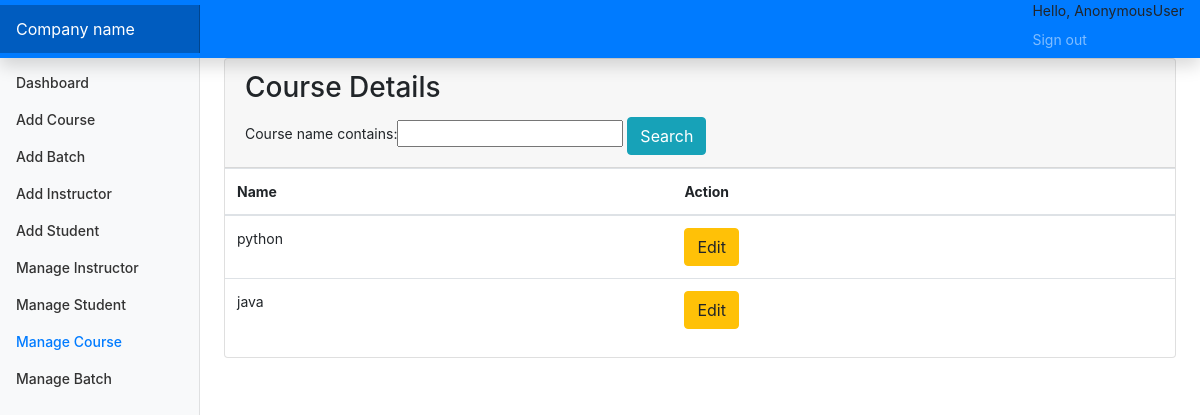
The page /managec on the database as committed earlier.
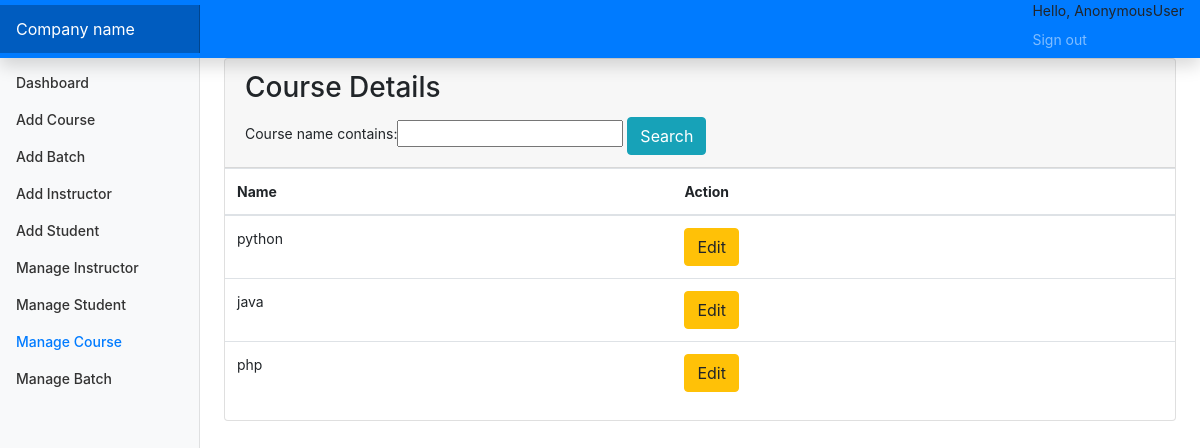
The same page on the database as committed later.
### account/models.py (models this page shows, shortened)
class Course(models.Model):
    id=models.AutoField(primary_key=True)
    course_name=models.CharField(max_length=255)
    objects=models.Manager()

### account/views.py (the view)
# urls.py: path('managec',views.manageCourse,name="managec"),
def manageCourse(request):
    cou=Course.objects.all()
    myfilter=CourseFilter(request.GET,queryset=cou)
    cou=myfilter.qs
    return render(request,"HOD/manage_course.html",{"courses":cou,"myfilter":myfilter})

### account/templates/HOD/manage_course.html (shortened to what this page needs)
{% extends 'base.html'%}
{% block sidebarstuff %}
<li class="nav-item">
    <a class="nav-link" href="{% url 'dashboard' %}">
        Dashboard <span class="sr-only">(current)</span>
    </a>
</li>
<li class="nav-item">
    <a class="nav-link" href="{% url 'addCourses' %}">
        Add Course
    </a>
</li>
<li class="nav-item">
    <a class="nav-link" href="{% url 'addBatch' %}">
        Add Batch
    </a>
</li>
<li class="nav-item">
    <a class="nav-link" href="{% url 'addInstructor' %}">
        Add Instructor
    </a>
</li>
<li class="nav-item">
    <a class="nav-link" href="{% url 'addStudent' %}">
        Add Student
    </a>
</li>
<li class="nav-item">
    <a class="nav-link" href="{% url 'managei' %}">
        Manage Instructor
    </a>
</li>
<li class="nav-item">
    <a class="nav-link" href="{% url 'manages' %}">
        Manage Student
    </a>
</li>
<li class="nav-item">
    <a class="nav-link active" href="{% url 'managec' %}">
        Manage Course
    </a>
</li>
<li class="nav-item">
    <a class="nav-link" href="{% url 'manageb' %}">
        Manage Batch
    </a>
</li>
{% endblock sidebarstuff %}
{% block maincontent %}
<main role="main" class="col-md-9 ml-sm-auto col-lg-10 px-md-4">
    <div class="row">
        <div class="col-md-12 ">
            <div class="card">
                <div class="card-header">
                    <h3 class="card-title">Course Details</h3>
                    <div class="card-tools">
                        <div class="input-group input-group-sm" style="width: auto;">
                            <form method="GET">
                                {{myfilter.form}}
                                <button type="submit" class="btn btn-info">Search</button>
                                </form>
                        </div>
                    </div>
                </div>
                <div class="card-body table-responsive p-0">
                    <table class="table table-hover text-nowrap">
                        <thead>
                            <tr>
                                <th>Name</th>
                                <th>Action</th>
                            </tr>
                        </thead>
                        <tbody>
                            {% for course in courses %}
                            <tr>
                                <td>{{ course.course_name }}</td>
                                <td><a href="/edit_course/{{ course.id }}" class="btn btn-warning">Edit</a>
                                </td>
                            </tr>
                            {% endfor %}
                        </tbody>
                    </table>
                </div>
            </div>
        </div>
    </div>
</main>
{% endblock maincontent %}

Rows that differ between the two databases and show on the page:
added Course: course_name "php"
